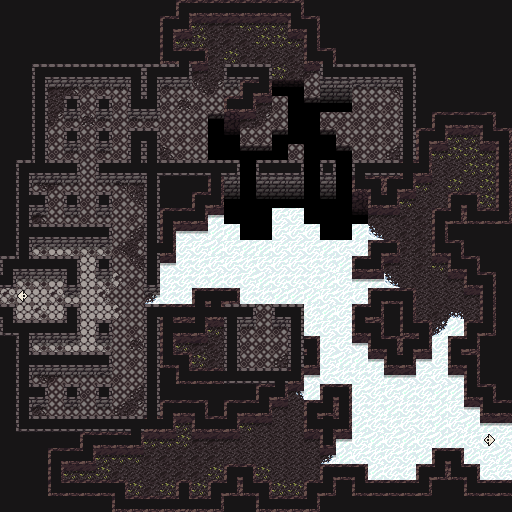

This game map was drawn from its Tiled (.tmx) file and the tilesets committed beside it. A one-line description and the trimmed map source follow:
An orthogonal 32x32 tile map with 16x16 px tiles, 4 tile layers (logic, base, deco, deco2), 2 tilesets.

<map version="1.0" tiledversion="2020.12.26" orientation="orthogonal" renderorder="left-up" width="32" height="32" tilewidth="16" tileheight="16" infinite="0" nextlayerid="5" nextobjectid="1">
 <tileset firstgid="1" source="tiles_faith_decoration.tsx" />
 <tileset firstgid="1025" source="tiles2.tsx" />
 <layer id="4" name="logic" width="32" height="32" locked="1">
  <data>[1024 cells, 1024 non-empty, 7 distinct tile ids]</data>
 </layer>
 <layer id="1" name="base" width="32" height="32" locked="1">
  <data>[1024 cells, 1024 non-empty, 46 distinct tile ids]</data>
 </layer>
 <layer id="3" name="deco" width="32" height="32" locked="1">
  <data>[1024 cells, 40 non-empty, 16 distinct tile ids]</data>
 </layer>
 <layer id="2" name="deco2" width="32" height="32" locked="1">
  <data>[1024 cells, 114 non-empty, 8 distinct tile ids]</data>
 </layer>
</map>
